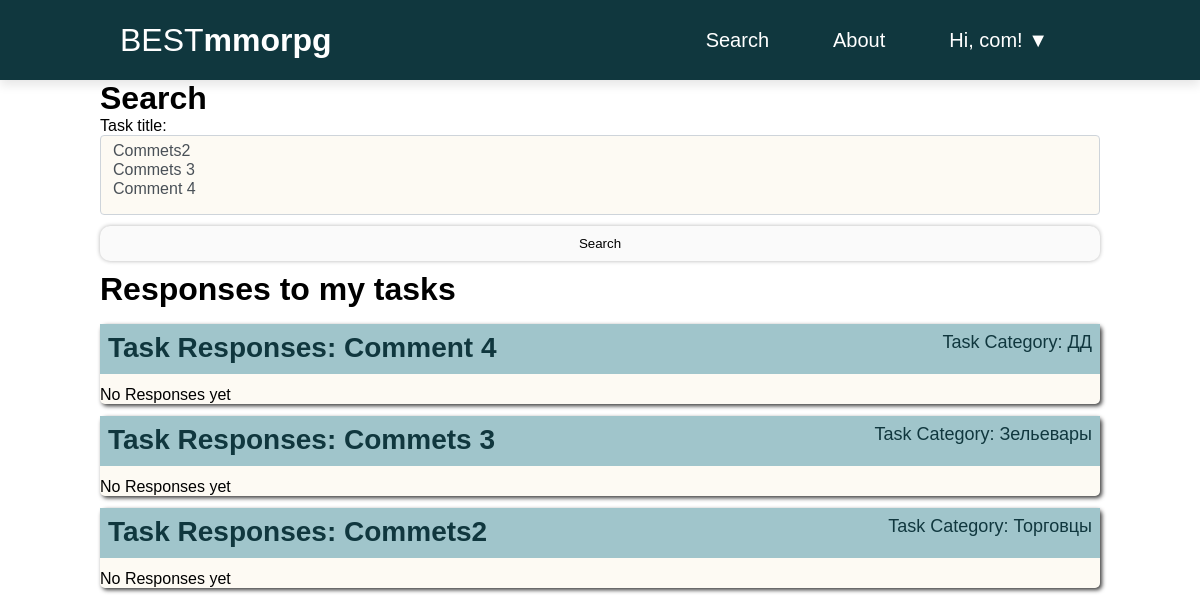
Before: /comments/ (signed in) with the older database file.
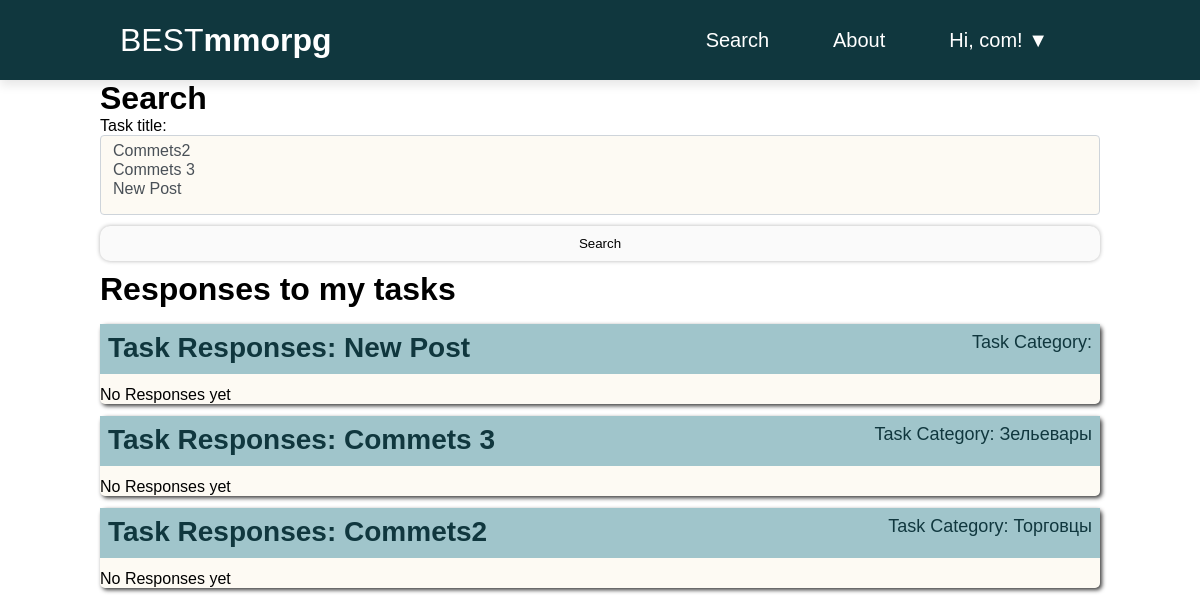
After: the same page with the newer database file.
### posts/models.py (models this page shows, shortened)
class Post(models.Model):
    author = models.ForeignKey(CustomUser, on_delete=models.CASCADE)
    title = models.CharField(max_length=255)
    body = models.TextField()
    post_time = models.DateTimeField(auto_now_add=True)
    category = models.ManyToManyField(Category)
    def __str__(self):
        return self.title
    def get_absolute_url(self):
        return reverse('post_detail', args=[str(self.id)])

class Category(models.Model):
    name = models.CharField(max_length=255, unique=True)
    def __str__(self):
        return self.name

### posts/views.py (the view)
# urls.py: path('comments/', CommentsPostListView.as_view(), name='comments'),
class CommentsPostListView(LoginRequiredMixin, ListView):
    model = Post
    ordering = '-post_time'
    context_object_name = 'posts'
    template_name = 'posts/comments.html'
    paginate_by = 5
    def get_queryset(self):
        qs = super().get_queryset()
        qs = qs.filter(author=self.request.user)
        self.filterset = CommentFilter(self.request.GET,  request=self.request, queryset=qs)
        return self.filterset.qs
    def get_context_data(self, **kwargs):
        context = super().get_context_data(**kwargs)
        context['filterset'] = self.filterset
        return context

### posts/filters.py (called while the page is built)
def my_posts(request):
    if request is None:
        return Post.objects.none()
    user = request.user
    return Post.objects.filter(author=user)

### templates/posts/comments.html (shortened to what this page needs)
{% extends 'base.html' %}
{% load custom_filters %}
{% load custom_tags %}
{% block content %}
    <h1>Search</h1>
        <form action="" method="get">
             {{filterset.form.as_p}}
            <input type="submit" value="Search"/>
        </form>
    <h1>Responses to my tasks</h1>
    {% if posts %}
        <div class="post">
            {% for post in posts %}
                <div class="comment_detail">
                    <h2 class="post-title">Task Responses: <a href="{{ post.get_absolute_url }}">{{ post.title }}</a></h2>
                    <div class="post-time">
                        <p>Task Category:
                        {% for category in post.category.all %}
                            {{ category }}
                        {% endfor %}
                        </p>
                    </div>
                    <div class="comment-list">
                    {% if post.comments.count %}
                        {%  for comment in post.comments.all %}
                            <ul>
                                <li class="comment">
                                    <p class="comment-user">Responded user: {{ comment.user }}</p>
                                    <p class="comment-text">{{ comment }}</p>
                                    <p class="comment-time">{{ comment.comment_time | date:'d-M-Y' }}</p>
                                    <div class="comment-btn">
                                        {% if comment.is_responded %}
                                            <button class="res">Accepted</button>
                                        {% else %}
                                            <a class="button" href="{% url 'comment_response' comment.pk %}?next={{ request.path }}" title="Accept comment">
                                                Accept
                                            </a>
                                        {% endif %}
                                        <a class="button" href="{% url 'comment_delete' comment.pk %}?next={{ request.path }}" title="Delete comment">
                                            Delete
                                        </a>
                                    </div>
                                </li>
                                <hr>
                            </ul>
                        {% endfor %}
                    {% else %}
                        <p>No Responses yet</p>
                    {% endif %}
                    </div>
                </div>
            {% endfor %}
        </div>
    {% else %}
        <div class="footer">
            <p>You don't have posts yet</p>
            <a href="{% url 'post_new'%}" class="button">Create Your First Post</a>
        </div>
    {% endif %}
{% endblock content %}

Changed rows visible on the page:
removed Post: title "Comment 4", shows "No Responses yet"
no longer on this page (row unchanged): Category: name "ДД", shown under "Comment 4"
computed for Post "Commets2": title "Commets2 / Commets 3 / Comment 4" → "Commets2 / Commets 3 / New Post"
added Post: title "New Post", shows "No Responses yet"
